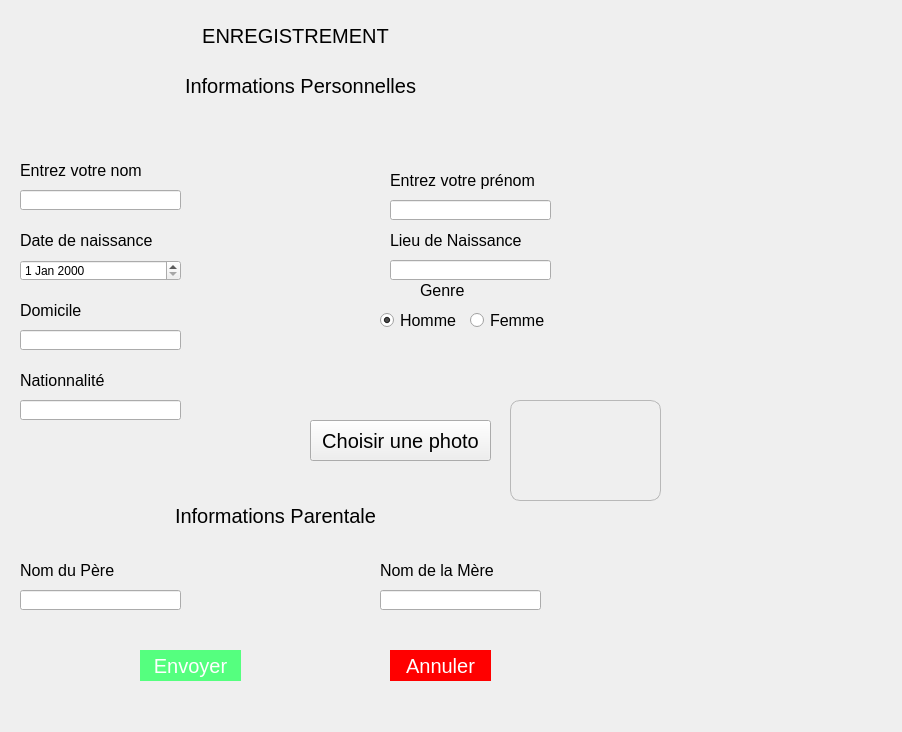
<?xml version="1.0" encoding="UTF-8"?>
<ui version="4.0">
 <class>Dialog</class>
 <widget class="QDialog" name="Dialog">
  <property name="geometry">
   <rect>
    <x>0</x>
    <y>0</y>
    <width>902</width>
    <height>732</height>
   </rect>
  </property>
  <property name="windowTitle">
   <string>Dialog</string>
  </property>
  <widget class="QLineEdit" name="nom_pere_2">
   <property name="geometry">
    <rect>
     <x>20</x>
     <y>590</y>
     <width>161</width>
     <height>20</height>
    </rect>
   </property>
  </widget>
  <widget class="QLabel" name="label">
   <property name="geometry">
    <rect>
     <x>60</x>
     <y>20</y>
     <width>471</width>
     <height>31</height>
    </rect>
   </property>
   <property name="styleSheet">
    <string notr="true">font-size :  20px;
border-radius : 8px solid gray;</string>
   </property>
   <property name="text">
    <string>ENREGISTREMENT</string>
   </property>
   <property name="alignment">
    <set>Qt::AlignCenter</set>
   </property>
  </widget>
  <widget class="QLabel" name="label_11">
   <property name="geometry">
    <rect>
     <x>160</x>
     <y>500</y>
     <width>231</width>
     <height>31</height>
    </rect>
   </property>
   <property name="styleSheet">
    <string notr="true">font-size :  20px;</string>
   </property>
   <property name="text">
    <string>Informations Parentale</string>
   </property>
   <property name="alignment">
    <set>Qt::AlignCenter</set>
   </property>
  </widget>
  <widget class="QLabel" name="photo_label">
   <property name="geometry">
    <rect>
     <x>510</x>
     <y>400</y>
     <width>151</width>
     <height>101</height>
    </rect>
   </property>
   <property name="styleSheet">
    <string notr="true">border : 1px solid  rgb(184, 184, 184);
border-radius : 10px;</string>
   </property>
   <property name="text">
    <string/>
   </property>
   <property name="pixmap">
    <pixmap resource="../images.qrc">:/newPrefix/assets/image/161085384_4028971917170348_1595544585493431467_n.jpeg</pixmap>
   </property>
   <property name="scaledContents">
    <bool>false</bool>
   </property>
  </widget>
  <widget class="QLineEdit" name="pays">
   <property name="geometry">
    <rect>
     <x>20</x>
     <y>400</y>
     <width>161</width>
     <height>20</height>
    </rect>
   </property>
  </widget>
  <widget class="QLabel" name="label_8">
   <property name="geometry">
    <rect>
     <x>420</x>
     <y>280</y>
     <width>161</width>
     <height>20</height>
    </rect>
   </property>
   <property name="styleSheet">
    <string notr="true">font-size :  16px;</string>
   </property>
   <property name="text">
    <string>Genre</string>
   </property>
  </widget>
  <widget class="QLabel" name="label_14">
   <property name="geometry">
    <rect>
     <x>380</x>
     <y>560</y>
     <width>161</width>
     <height>20</height>
    </rect>
   </property>
   <property name="styleSheet">
    <string notr="true">font-size :  16px;</string>
   </property>
   <property name="text">
    <string>Nom de la Mère</string>
   </property>
  </widget>
  <widget class="QPushButton" name="btn_annuler_2">
   <property name="geometry">
    <rect>
     <x>390</x>
     <y>650</y>
     <width>101</width>
     <height>31</height>
    </rect>
   </property>
   <property name="styleSheet">
    <string notr="true">background-color : red;
color: white;
border-radius : 2 px solid red;
border: none;
font-size :  20px;
padding : 3px;
</string>
   </property>
   <property name="text">
    <string>Annuler</string>
   </property>
  </widget>
  <widget class="QLabel" name="label_15">
   <property name="geometry">
    <rect>
     <x>20</x>
     <y>560</y>
     <width>161</width>
     <height>20</height>
    </rect>
   </property>
   <property name="styleSheet">
    <string notr="true">font-size :  16px;</string>
   </property>
   <property name="text">
    <string>Nom du Père</string>
   </property>
  </widget>
  <widget class="QLabel" name="label_7">
   <property name="geometry">
    <rect>
     <x>20</x>
     <y>300</y>
     <width>161</width>
     <height>20</height>
    </rect>
   </property>
   <property name="styleSheet">
    <string notr="true">font-size :  16px;</string>
   </property>
   <property name="text">
    <string>Domicile</string>
   </property>
  </widget>
  <widget class="QLabel" name="label_5">
   <property name="geometry">
    <rect>
     <x>20</x>
     <y>230</y>
     <width>161</width>
     <height>20</height>
    </rect>
   </property>
   <property name="styleSheet">
    <string notr="true">font-size :  16px;</string>
   </property>
   <property name="text">
    <string>Date de naissance</string>
   </property>
  </widget>
  <widget class="QLineEdit" name="lieu">
   <property name="geometry">
    <rect>
     <x>390</x>
     <y>260</y>
     <width>161</width>
     <height>20</height>
    </rect>
   </property>
  </widget>
  <widget class="QLabel" name="lieu_label">
   <property name="geometry">
    <rect>
     <x>390</x>
     <y>230</y>
     <width>161</width>
     <height>20</height>
    </rect>
   </property>
   <property name="styleSheet">
    <string notr="true">font-size :  16px;</string>
   </property>
   <property name="text">
    <string>Lieu de Naissance</string>
   </property>
  </widget>
  <widget class="QLineEdit" name="nom">
   <property name="geometry">
    <rect>
     <x>20</x>
     <y>190</y>
     <width>161</width>
     <height>20</height>
    </rect>
   </property>
  </widget>
  <widget class="QPushButton" name="btn_envoi_2">
   <property name="geometry">
    <rect>
     <x>140</x>
     <y>650</y>
     <width>101</width>
     <height>31</height>
    </rect>
   </property>
   <property name="styleSheet">
    <string notr="true">background-color :  rgb(85, 255, 127);
color : white;
border-radius : 15 px solid white;
border : none;
font-weigth :bold;
font-size :  20px;
</string>
   </property>
   <property name="text">
    <string>Envoyer</string>
   </property>
  </widget>
  <widget class="QLabel" name="label_9">
   <property name="geometry">
    <rect>
     <x>20</x>
     <y>370</y>
     <width>161</width>
     <height>20</height>
    </rect>
   </property>
   <property name="styleSheet">
    <string notr="true">font-size :  16px;</string>
   </property>
   <property name="text">
    <string>Nationnalité</string>
   </property>
  </widget>
  <widget class="QLineEdit" name="prenom">
   <property name="geometry">
    <rect>
     <x>390</x>
     <y>200</y>
     <width>161</width>
     <height>20</height>
    </rect>
   </property>
  </widget>
  <widget class="QLabel" name="label_3">
   <property name="geometry">
    <rect>
     <x>20</x>
     <y>160</y>
     <width>161</width>
     <height>20</height>
    </rect>
   </property>
   <property name="styleSheet">
    <string notr="true">font-size :  16px;</string>
   </property>
   <property name="text">
    <string>Entrez votre nom</string>
   </property>
  </widget>
  <widget class="QLabel" name="label_2">
   <property name="geometry">
    <rect>
     <x>120</x>
     <y>70</y>
     <width>361</width>
     <height>31</height>
    </rect>
   </property>
   <property name="styleSheet">
    <string notr="true">font-size :  20px;</string>
   </property>
   <property name="text">
    <string>Informations Personnelles</string>
   </property>
   <property name="alignment">
    <set>Qt::AlignCenter</set>
   </property>
  </widget>
  <widget class="QPushButton" name="btn_photo">
   <property name="geometry">
    <rect>
     <x>310</x>
     <y>420</y>
     <width>181</width>
     <height>41</height>
    </rect>
   </property>
   <property name="styleSheet">
    <string notr="true">font-size : 20px;</string>
   </property>
   <property name="text">
    <string>Choisir une photo</string>
   </property>
  </widget>
  <widget class="QLabel" name="label_4">
   <property name="geometry">
    <rect>
     <x>390</x>
     <y>170</y>
     <width>161</width>
     <height>20</height>
    </rect>
   </property>
   <property name="styleSheet">
    <string notr="true">font-size :  16px;</string>
   </property>
   <property name="text">
    <string>Entrez votre prénom</string>
   </property>
  </widget>
  <widget class="QLineEdit" name="domicile">
   <property name="geometry">
    <rect>
     <x>20</x>
     <y>330</y>
     <width>161</width>
     <height>20</height>
    </rect>
   </property>
  </widget>
  <widget class="QLineEdit" name="nom_mere_2">
   <property name="geometry">
    <rect>
     <x>380</x>
     <y>590</y>
     <width>161</width>
     <height>20</height>
    </rect>
   </property>
  </widget>
  <widget class="QRadioButton" name="sexe_h">
   <property name="geometry">
    <rect>
     <x>380</x>
     <y>310</y>
     <width>81</width>
     <height>20</height>
    </rect>
   </property>
   <property name="styleSheet">
    <string notr="true">font-size :  16px;</string>
   </property>
   <property name="text">
    <string>Homme</string>
   </property>
   <property name="checked">
    <bool>true</bool>
   </property>
  </widget>
  <widget class="QRadioButton" name="sexe_f">
   <property name="geometry">
    <rect>
     <x>470</x>
     <y>310</y>
     <width>81</width>
     <height>20</height>
    </rect>
   </property>
   <property name="styleSheet">
    <string notr="true">font-size :  16px;</string>
   </property>
   <property name="text">
    <string>Femme</string>
   </property>
  </widget>
  <widget class="QDateEdit" name="date">
   <property name="geometry">
    <rect>
     <x>20</x>
     <y>260</y>
     <width>161</width>
     <height>21</height>
    </rect>
   </property>
  </widget>
 </widget>
 <resources>
  <include location="../images.qrc"/>
 </resources>
 <connections/>
</ui>
